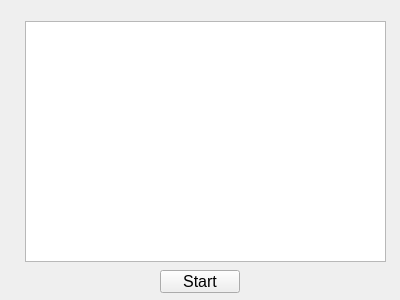
<?xml version="1.0" encoding="UTF-8"?>
<ui version="4.0">
 <class>FitGui</class>
 <widget class="QWidget" name="FitGui">
  <property name="geometry">
   <rect>
    <x>0</x>
    <y>0</y>
    <width>400</width>
    <height>300</height>
   </rect>
  </property>
  <property name="windowTitle">
   <string>Form</string>
  </property>
  <widget class="QPushButton" name="btnStart">
   <property name="geometry">
    <rect>
     <x>160</x>
     <y>270</y>
     <width>80</width>
     <height>23</height>
    </rect>
   </property>
   <property name="font">
    <font>
     <pointsize>12</pointsize>
    </font>
   </property>
   <property name="text">
    <string>Start</string>
   </property>
  </widget>
  <widget class="QTableView" name="tblParams">
   <property name="geometry">
    <rect>
     <x>25</x>
     <y>21</y>
     <width>361</width>
     <height>241</height>
    </rect>
   </property>
  </widget>
 </widget>
 <resources/>
 <connections/>
</ui>
